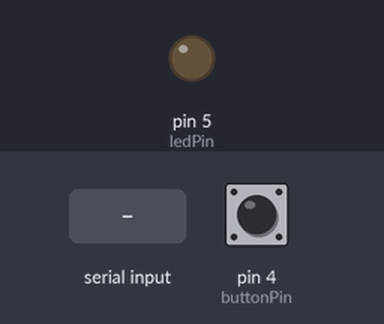
Simulated run of this sketch. Board: Arduino Uno, built with avr-gcc and run on an emulated ATmega328P. On the bench: output pins drawn as LEDs (lit = HIGH). Inputs (shaded band) come from the test bench; at power-on: pin 4 (buttonPin) LOW.

Above: at 1.2 s.
1.3 s: "s" received over the second serial link
At 2.3 s:
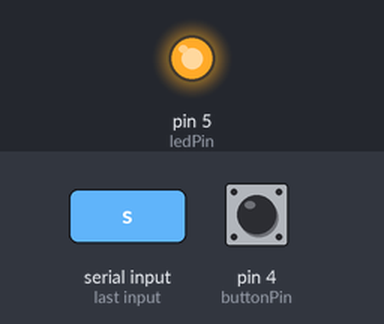
2.8 s: "n" received over the second serial link
At 3.5 s:
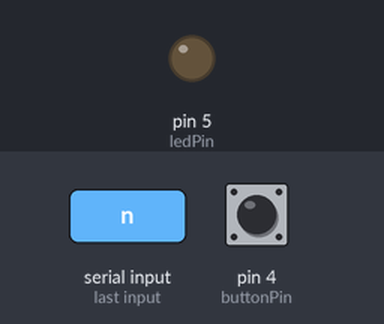
Timing chart, 0 to 5.8 s (numbered marks = the images above; inputs shaded):
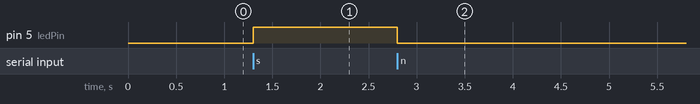

The sketch:

controller.ino
```cpp
#include <SoftwareSerial.h>

SoftwareSerial BTSerial(10,11);
int buttonState;
char btData;

int buttonPin = 4;
int ledPin = 5;

void setup() {
  BTSerial.begin(9600);
  Serial.begin(9600);

  pinMode(buttonPin, INPUT);
  pinMode(ledPin, OUTPUT);

}

void loop() {
  if(BTSerial.available()){
    buttonState = digitalRead(buttonPin);
    btData = BTSerial.read();
    if(buttonState == HIGH){
      BTSerial.write('p');
    }
    if(btData && btData == 's'){
      digitalWrite(ledPin, HIGH);
    } else if (btData && btData == 'n'){
      digitalWrite(ledPin, LOW);
    }
  }
}
```

Measured:
- after the input at 1.3 s, pin 5 (ledPin): LOW → HIGH at once
- after the input at 2.8 s, pin 5 (ledPin): HIGH → LOW at once
